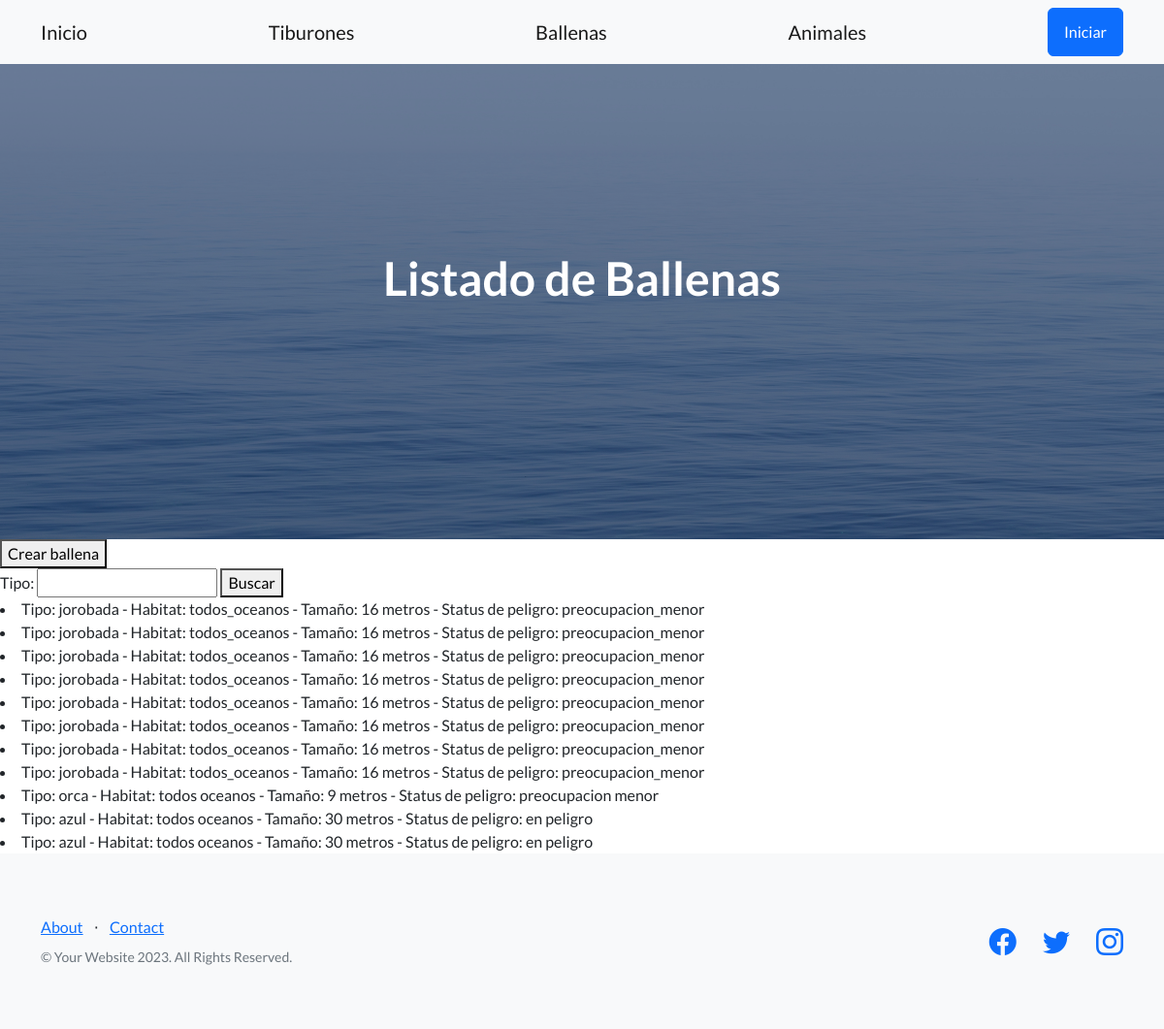
/ballenas/, run on an earlier commit of the app's database.
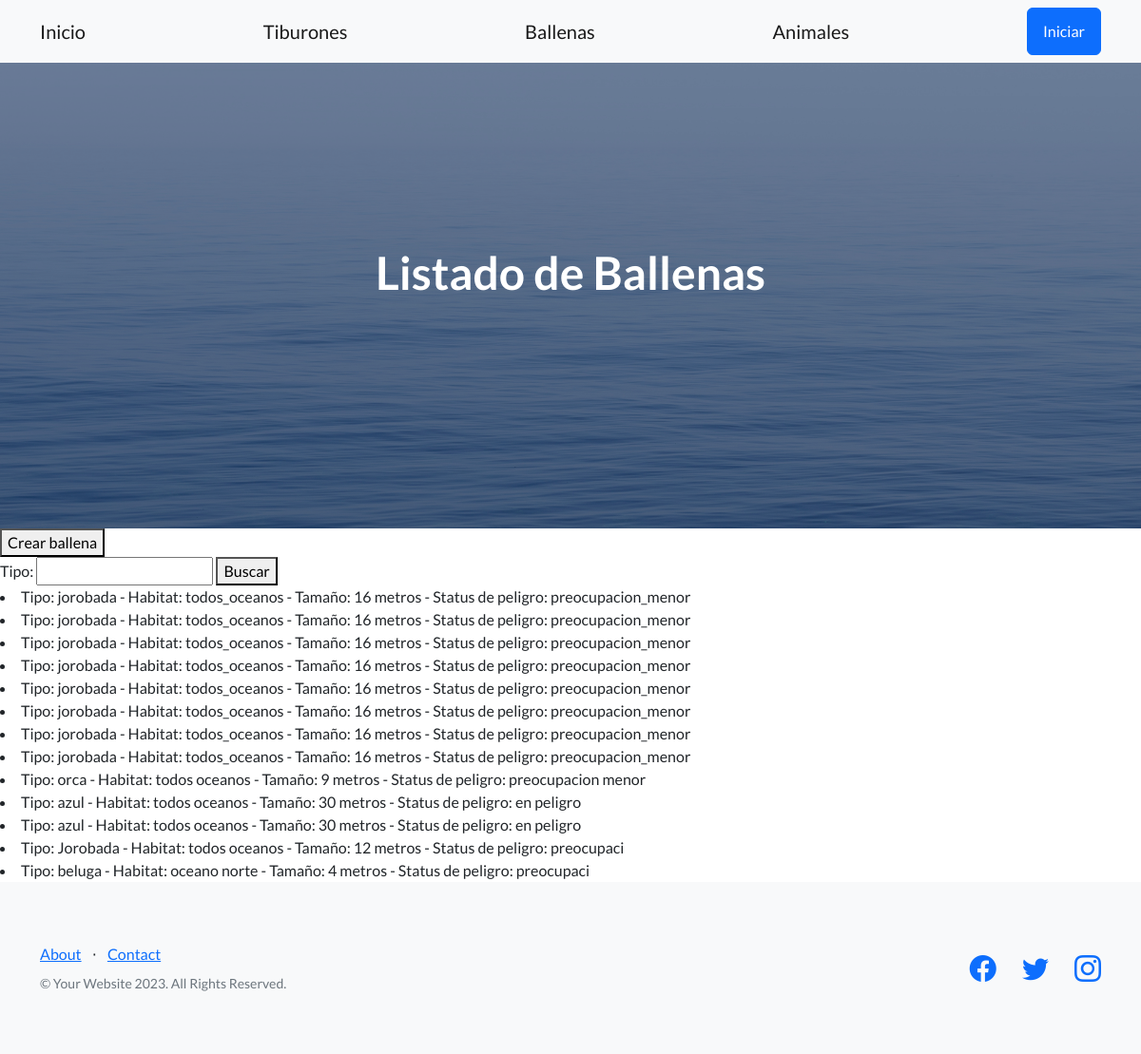
And on a later commit of the database.
### inicio/models.py (models this page shows)
class Ballena(models.Model):
    tipo = models.CharField(max_length=30)
    habitat = models.CharField(max_length=30)
    tomaño = models.IntegerField()
    status = models.CharField(max_length=10)

### inicio/views.py (the view)
def listar_ballenas(request):
    formulario = BuscarBallenaFormulario(request.GET)
    if formulario.is_valid():
        nombre_a_buscar = formulario.cleaned_data['tipo']
        listado_de_ballenas = Ballena.objects.filter(tipo__icontains=nombre_a_buscar)
    formulario = BuscarBallenaFormulario()
    return render(request, 'inicio/listar_ballenas.html', {'formulario': formulario, 'ballenas': listado_de_ballenas})

### inicio/form.py
class BuscarBallenaFormulario(forms.Form):
    tipo = forms.CharField(max_length=30, required=False)

### inicio/templates/inicio/listar_ballenas.html (shortened to what this page needs)
{% extends 'base.html' %}
{% block h1_header %}
Listado de Ballenas
{% endblock h1_header %}
{% block contenido %}
<button>
    <a class="navbar-brand" href={% url 'crear_ballena' %}>Crear ballena</a>
</button>
<form action="" method="get">
    {{formulario}}
    <button>Buscar</button>
</form>
{% for ballena in ballenas %}
<li>Tipo: {{ballena.tipo}} - Habitat: {{ballena.habitat}} - Tamaño: {{ballena.tomaño}} metros - Status de peligro: {{ballena.status}}</li>
{% endfor %}
{% endblock contenido %}

What changed in the data, as far as the page shows it:
added Ballena: tipo "Jorobada", habitat "todos oceanos", tomaño "12", status "preocupaci"
added Ballena: tipo "beluga", habitat "oceano norte", tomaño "4", status "preocupaci"
